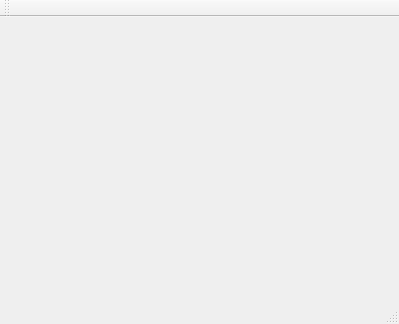
<?xml version="1.0" encoding="UTF-8"?>
<ui version="4.0">
 <class>MapWindow</class>
 <widget class="QMainWindow" name="MapWindow">
  <property name="geometry">
   <rect>
    <x>0</x>
    <y>0</y>
    <width>399</width>
    <height>324</height>
   </rect>
  </property>
  <property name="windowTitle">
   <string>MainWindow</string>
  </property>
  <widget class="QWidget" name="centralWidget">
   <layout class="QHBoxLayout" name="horizontalLayout">
    <item>
     <widget class="GLWidget" name="widget" native="true"/>
    </item>
   </layout>
  </widget>
  <widget class="QToolBar" name="mainToolBar">
   <attribute name="toolBarArea">
    <enum>TopToolBarArea</enum>
   </attribute>
   <attribute name="toolBarBreak">
    <bool>false</bool>
   </attribute>
  </widget>
  <widget class="QStatusBar" name="statusBar"/>
 </widget>
 <layoutdefault spacing="6" margin="11"/>
 <customwidgets>
  <customwidget>
   <class>GLWidget</class>
   <extends>QWidget</extends>
   <header>glwidget.h</header>
   <container>1</container>
  </customwidget>
 </customwidgets>
 <resources/>
 <connections/>
</ui>
